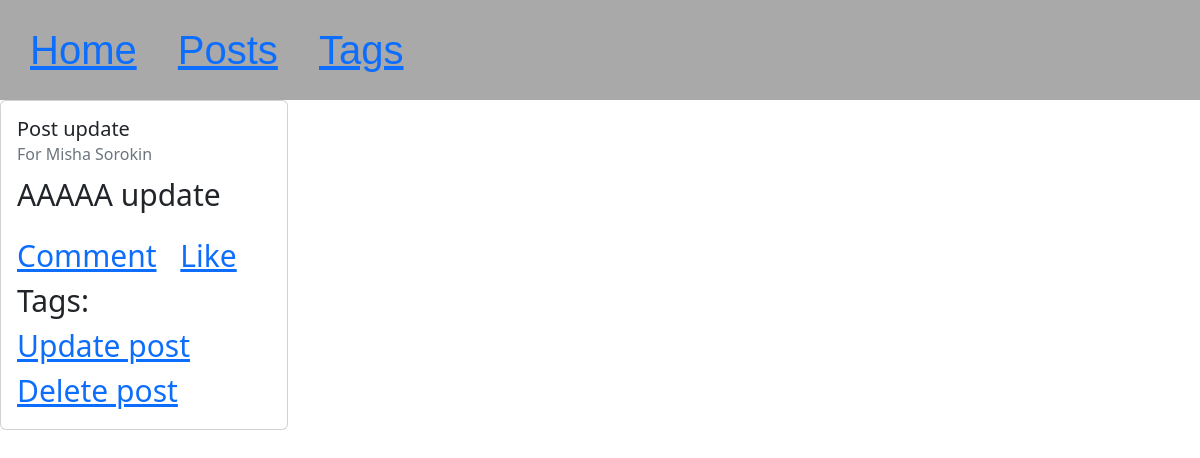
Page /posts/1/ on the earlier database version.
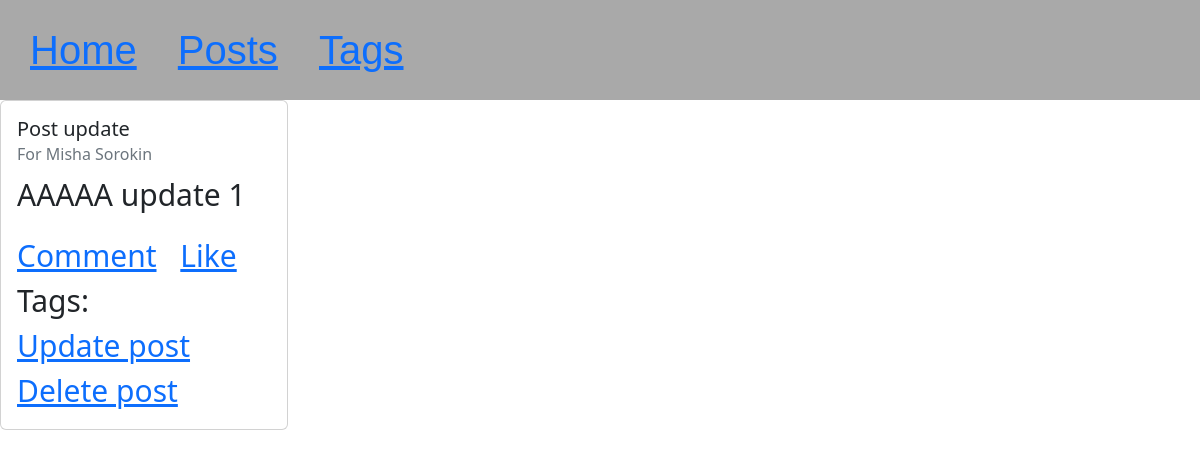
Same page on the later database version.
### posts/models.py (models this page shows, shortened)
class Posts(models.Model):
    create_at = models.DateTimeField(auto_now=True)
    title = models.CharField(max_length=70)
    text = models.TextField(blank=True)
    header_color = models.CharField(default='dark', max_length=30)
    author = models.IntegerField(default=1)
    amount_likes = models.IntegerField(default=0)
    class Meta:
        db_table = "posts_list"

### posts/views.py (the view)
# urls.py: path('<int:pk>/', get_post_page, name='get_post_page_url'),
def get_post_page(request, pk):
    post = Posts.objects.get(id=pk)
    tags = post.tags.all()
    return render(request, 'posts/post_page.html', context={'post': post, 'tags': tags})

### posts/templates/posts/post_page.html (shortened to what this page needs)
{% extends 'templates/index.html' %}
{% block content %}
    <div class="card" style="width: 18rem;">
        <div class="card-body">
            <h5 class="card-title">{{ post.title }}</h5>
            <h6 class="card-subtitle mb-2 text-muted">For Misha Sorokin</h6>
            <p class="card-text">{{ post.text }}</p>
            <a href="#" class="card-link">Comment</a>
            <a href="#" class="card-link">Like</a>
            <div>
                <label>Tags:</label>
            </div>
            <a href="{% url 'update_post_url' post.id %}">Update post</a>
            <a href="{% url 'update_post_url' post.id %}">Delete post</a>
        </div>
    </div>
{% endblock %}

Differences in the rows shown:
changed Posts "Post update": text "AAAAA update" → "AAAAA update 1"
